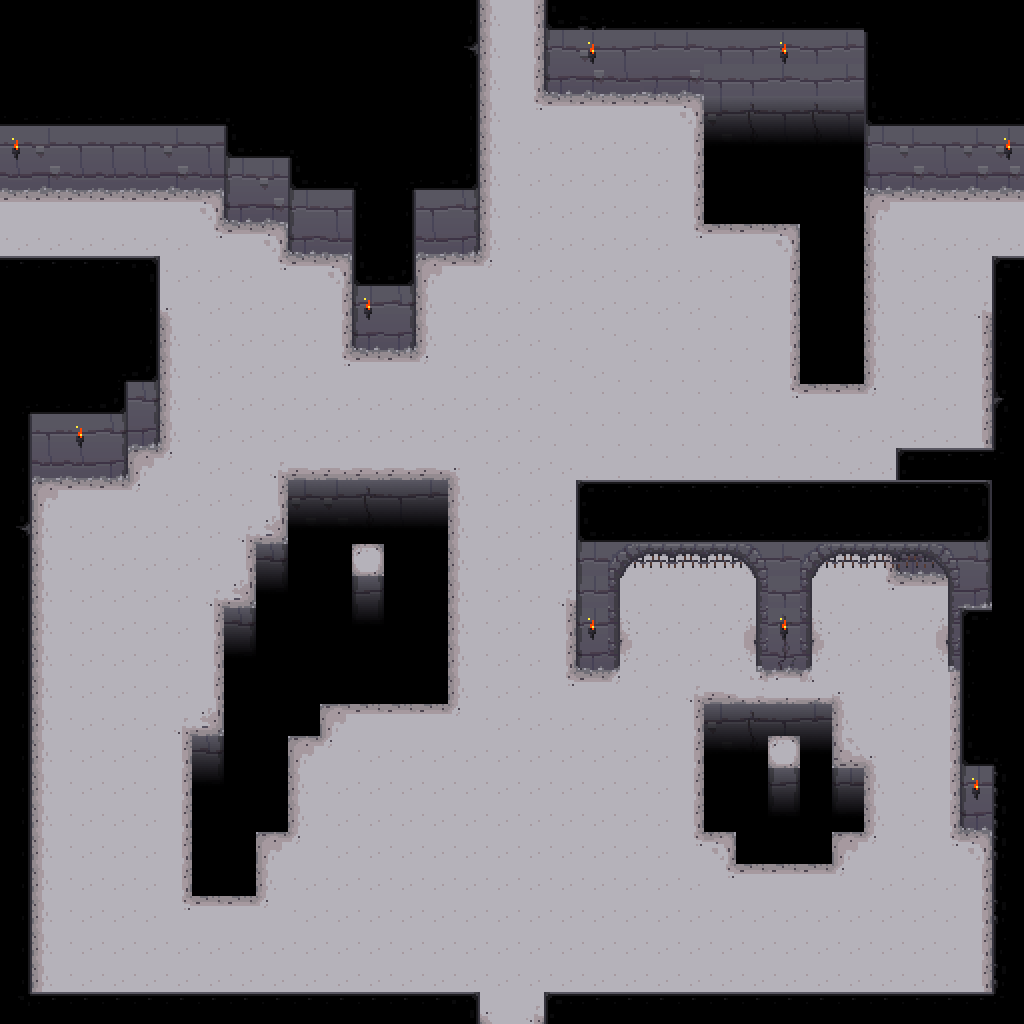

Below is a game level as drawn by its tile map, then a one-line description and the .tmx that defines it (tile-layer data replaced by summaries):
An orthogonal 32x32 tile map with 32x32 px tiles, 4 tile layers (ground, walls, objects, tops) and 37 objects (2x light, item, monster).

<map version="1.0" orientation="orthogonal" width="32" height="32" tilewidth="32" tileheight="32">
 <tileset firstgid="1" name="dungeon tileset calciumtrice" tilewidth="32" tileheight="32">
  <image source="../textures/spritesheets/dungeon tileset calciumtrice.png" width="960" height="808" />
 </tileset>
 <layer name="ground" width="32" height="32">
  <data>[1024 cells, 936 non-empty, 23 distinct tile ids]</data>
 </layer>
 <layer name="walls" width="32" height="32">
  <data>[1024 cells, 228 non-empty, 33 distinct tile ids]</data>
 </layer>
 <layer name="objects" width="32" height="32">
  <data>[1024 cells, 9 non-empty, 1 distinct tile ids]</data>
 </layer>
 <layer name="tops" width="32" height="32">
  <data>[1024 cells, 261 non-empty, 28 distinct tile ids]</data>
 </layer>
 <objectgroup name="colliderWalls" width="0" height="0">
  <object x="0" y="0" width="480" height="96" />
  <object x="544" y="0" width="480" height="96" />
  <object x="0" y="96" width="32" height="96" />
  <object x="992" y="96" width="32" height="96" />
  <object x="0" y="288" width="32" height="736" />
  <object x="992" y="288" width="32" height="736" />
  <object x="64" y="96" width="416" height="96" />
  <object x="224" y="192" width="256" height="32" />
  <object x="288" y="224" width="192" height="32" />
  <object x="32" y="96" width="32" height="96" />
  <object x="32" y="288" width="128" height="160" />
  <object x="32" y="448" width="96" height="32" />
  <object x="352" y="256" width="64" height="96" />
  <object x="704" y="96" width="160" height="128" />
  <object x="800" y="224" width="64" height="160" />
  <object x="864" y="96" width="128" height="96" />
  <object x="896" y="480" width="96" height="96" />
  <object x="960" y="576" width="32" height="256" />
  <object x="576" y="608" width="32" height="64" />
  <object x="768" y="608" width="32" height="64" />
  <object x="288" y="480" width="160" height="64" />
  <object x="256" y="544" width="192" height="64" />
  <object x="224" y="608" width="224" height="96" />
  <object x="224" y="704" width="96" height="32" />
  <object x="192" y="736" width="96" height="96" />
  <object x="192" y="832" width="64" height="64" />
  <object x="704" y="704" width="128" height="64" />
  <object x="704" y="768" width="160" height="64" />
  <object x="736" y="832" width="96" height="32" />
  <object x="608" y="608" width="10" height="64" />
  <object x="758" y="608" width="10" height="64" />
  <object x="950" y="608" width="10" height="64" />
  <object x="800" y="608" width="10" height="64" />
 </objectgroup>
 <objectgroup name="lights" width="32" height="32">
  <object name="light" x="992" y="128" width="32" height="32" />
  <object name="light" x="0" y="128" width="32" height="32" />
 </objectgroup>
 <objectgroup name="mapObjects" width="32" height="32">
  <object name="item" x="288" y="416" width="32" height="32">
   <properties>
    <property name="type" value="potion_hp" />
    <property name="value" value="10" />
   </properties>
  </object>
  <object name="monster" x="384" y="416" width="32" height="32">
   <properties>
    <property name="type" value="zombie" />
   </properties>
  </object>
 </objectgroup>
</map>
